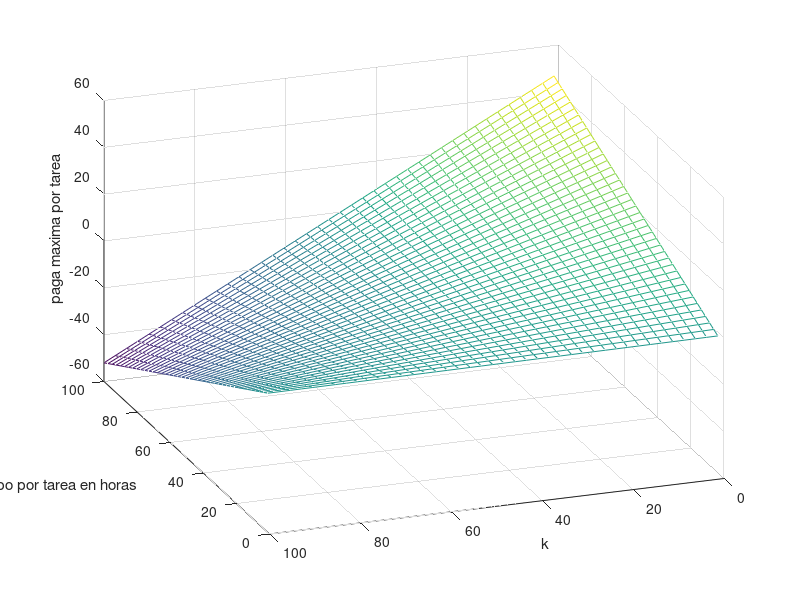
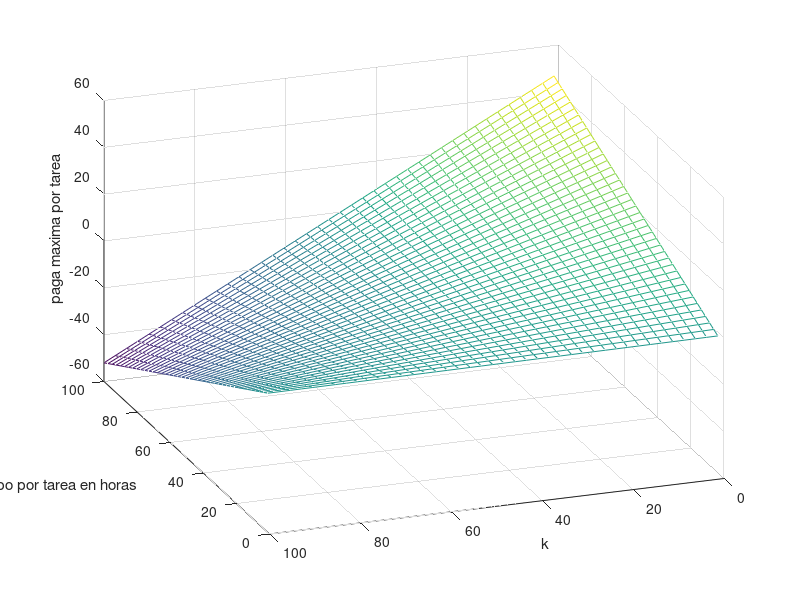
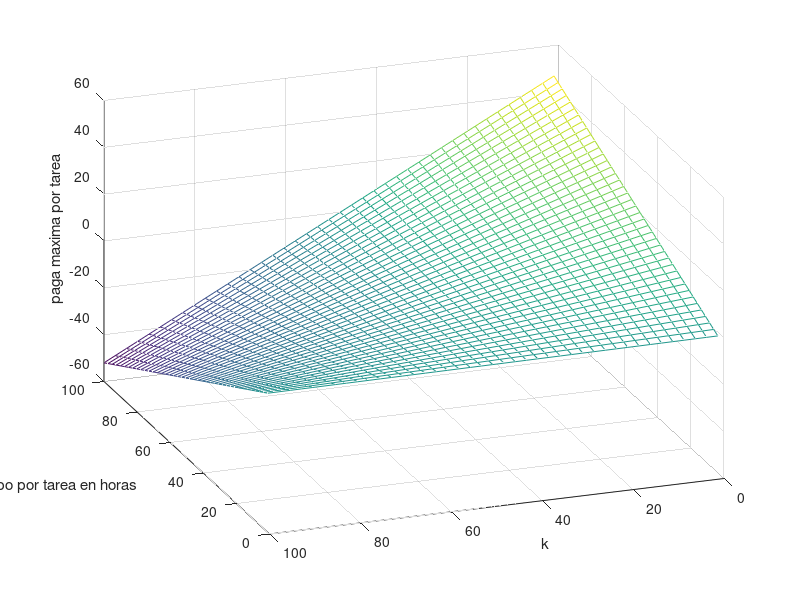

MATLAB code to generate these figures, in order:
tx = ty = linspace (1, 100, 41)';
[xx, yy] = meshgrid (tx, ty);
tz = -(0.01.*xx +0.00009591 ).*yy + 0.48 .*xx ;
mesh (tx, ty, tz);
ylabel("k");
xlabel("tiempo por tarea en horas");
zlabel ("paga maxima por tarea");
view(250,30);
print('-dsvg','figure.svg');
print('-dpsc','figure.ps');
print('-djpg','figure.jpg');
